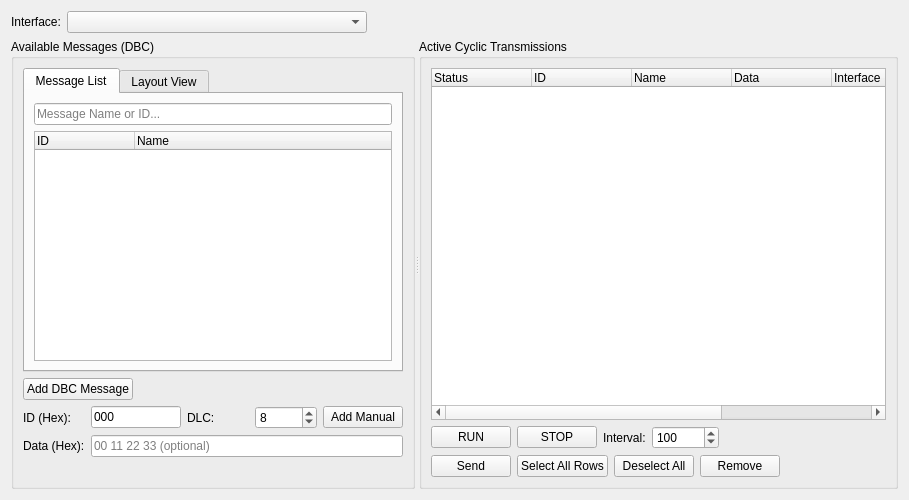
<?xml version="1.0" encoding="UTF-8"?>
<ui version="4.0">
 <class>TxGeneratorWindow</class>
 <widget class="QWidget" name="TxGeneratorWindow">
  <property name="geometry">
   <rect>
    <x>0</x>
    <y>0</y>
    <width>909</width>
    <height>500</height>
   </rect>
  </property>
  <property name="minimumSize">
   <size>
    <width>420</width>
    <height>150</height>
   </size>
  </property>
  <property name="windowTitle">
   <string>Generator</string>
  </property>
  <layout class="QVBoxLayout" name="verticalLayoutMain">
   <item>
    <layout class="QHBoxLayout" name="horizontalLayoutTop">
     <item>
      <widget class="QLabel" name="labelInterface">
       <property name="text">
        <string>Interface:</string>
       </property>
      </widget>
     </item>
     <item>
      <widget class="QComboBox" name="comboBoxInterface">
       <property name="minimumSize">
        <size>
         <width>300</width>
         <height>0</height>
        </size>
       </property>
      </widget>
     </item>
     <item>
      <spacer name="horizontalSpacer_Top">
       <property name="orientation">
        <enum>Qt::Horizontal</enum>
       </property>
       <property name="sizeHint" stdset="0">
        <size>
         <width>40</width>
         <height>20</height>
        </size>
       </property>
      </spacer>
     </item>
    </layout>
   </item>
   <item>
    <widget class="QSplitter" name="splitter">
     <property name="orientation">
      <enum>Qt::Horizontal</enum>
     </property>
     <widget class="QGroupBox" name="groupBoxAvailable">
      <property name="title">
       <string>Available Messages (DBC)</string>
      </property>
      <layout class="QVBoxLayout" name="verticalLayoutAvailable">
       <item>
        <widget class="QTabWidget" name="tabWidgetAvailable">
         <property name="currentIndex">
          <number>0</number>
         </property>
         <widget class="QWidget" name="tabMessageList">
          <attribute name="title">
           <string>Message List</string>
          </attribute>
          <layout class="QVBoxLayout" name="verticalLayoutTabList">
           <item>
            <widget class="QLineEdit" name="lineEditSearchAvailable">
             <property name="placeholderText">
              <string>Message Name or ID...</string>
             </property>
            </widget>
           </item>
           <item>
            <widget class="QTreeWidget" name="treeAvailable">
             <column>
              <property name="text">
               <string>ID</string>
              </property>
             </column>
             <column>
              <property name="text">
               <string>Name</string>
              </property>
             </column>
            </widget>
           </item>
          </layout>
         </widget>
         <widget class="QWidget" name="tabLayoutView">
          <attribute name="title">
           <string>Layout View</string>
          </attribute>
          <layout class="QVBoxLayout" name="verticalLayoutLayoutRoot">
           <item>
            <layout class="QHBoxLayout" name="horizontalLayoutLayoutControls">
             <item>
              <widget class="QLabel" name="labelZoom">
               <property name="text">
                <string>Zoom:</string>
               </property>
              </widget>
             </item>
             <item>
              <widget class="QSlider" name="sliderLayoutZoom">
               <property name="minimum">
                <number>50</number>
               </property>
               <property name="maximum">
                <number>200</number>
               </property>
               <property name="value">
                <number>100</number>
               </property>
               <property name="orientation">
                <enum>Qt::Horizontal</enum>
               </property>
              </widget>
             </item>
             <item>
              <widget class="QCheckBox" name="cbLayoutCompact">
               <property name="text">
                <string>Compact Mode</string>
               </property>
              </widget>
             </item>
             <item>
              <spacer name="horizontalSpacer_Layout">
               <property name="orientation">
                <enum>Qt::Horizontal</enum>
               </property>
               <property name="sizeHint" stdset="0">
                <size>
                 <width>40</width>
                 <height>20</height>
                </size>
               </property>
              </spacer>
             </item>
            </layout>
           </item>
           <item>
            <widget class="QScrollArea" name="scrollAreaLayout">
             <property name="widgetResizable">
              <bool>true</bool>
             </property>
             <widget class="QWidget" name="scrollAreaWidgetContents">
              <property name="geometry">
               <rect>
                <x>0</x>
                <y>0</y>
                <width>403</width>
                <height>191</height>
               </rect>
              </property>
              <layout class="QVBoxLayout" name="verticalLayoutTabLayout">
               <property name="leftMargin">
                <number>0</number>
               </property>
               <property name="topMargin">
                <number>0</number>
               </property>
               <property name="rightMargin">
                <number>0</number>
               </property>
               <property name="bottomMargin">
                <number>0</number>
               </property>
              </layout>
             </widget>
            </widget>
           </item>
          </layout>
         </widget>
        </widget>
       </item>
       <item>
        <layout class="QHBoxLayout" name="horizontalLayoutAvailableControls">
         <item>
          <widget class="QPushButton" name="btnAddToList">
           <property name="text">
            <string>Add DBC Message</string>
           </property>
           <property name="toolTip">
            <string>Add the selected DBC message (double-click the list also adds it)</string>
           </property>
          </widget>
         </item>
         <item>
          <spacer name="horizontalSpacer_3">
           <property name="orientation">
            <enum>Qt::Horizontal</enum>
           </property>
           <property name="sizeHint" stdset="0">
            <size>
             <width>40</width>
             <height>20</height>
            </size>
           </property>
          </spacer>
         </item>
        </layout>
       </item>
       <item>
        <layout class="QGridLayout" name="gridLayoutManual">
         <item row="0" column="0">
          <widget class="QLabel" name="labelManualId">
           <property name="text">
            <string>ID (Hex):</string>
           </property>
          </widget>
         </item>
         <item row="0" column="1">
          <widget class="QLineEdit" name="lineManualId">
           <property name="minimumSize">
            <size>
             <width>70</width>
             <height>0</height>
            </size>
           </property>
           <property name="maximumSize">
            <size>
             <width>90</width>
             <height>16777215</height>
            </size>
           </property>
           <property name="inputMask">
            <string>HHHHHHHH</string>
           </property>
           <property name="text">
            <string>000</string>
           </property>
          </widget>
         </item>
         <item row="0" column="2">
          <widget class="QLabel" name="labelManualDlc">
           <property name="text">
            <string>DLC:</string>
           </property>
          </widget>
         </item>
         <item row="0" column="3">
          <widget class="QSpinBox" name="spinManualDlc">
           <property name="maximum">
            <number>64</number>
           </property>
           <property name="value">
            <number>8</number>
           </property>
          </widget>
         </item>
         <item row="0" column="4">
          <widget class="QPushButton" name="btnAddManual">
           <property name="text">
            <string>Add Manual</string>
           </property>
           <property name="toolTip">
            <string>Add a message; Enter in the ID or Data field also adds it</string>
           </property>
          </widget>
         </item>
         <item row="1" column="0">
          <widget class="QLabel" name="labelManualData">
           <property name="text">
            <string>Data (Hex):</string>
           </property>
          </widget>
         </item>
         <item row="1" column="1" colspan="4">
          <widget class="QLineEdit" name="lineManualData">
           <property name="placeholderText">
            <string>00 11 22 33 (optional)</string>
           </property>
          </widget>
         </item>
        </layout>
       </item>
       <item>
        <widget class="QLabel" name="labelManualHint">
         <property name="text">
          <string/>
         </property>
         <property name="wordWrap">
          <bool>true</bool>
         </property>
        </widget>
       </item>
      </layout>
     </widget>
     <widget class="QGroupBox" name="groupBoxActive">
      <property name="title">
       <string>Active Cyclic Transmissions</string>
      </property>
      <layout class="QVBoxLayout" name="verticalLayoutActive">
       <item>
        <widget class="QTreeWidget" name="treeActive">
         <property name="contextMenuPolicy">
          <enum>Qt::CustomContextMenu</enum>
         </property>
         <property name="editTriggers">
          <set>QAbstractItemView::NoEditTriggers</set>
         </property>
         <property name="selectionMode">
          <enum>QAbstractItemView::ExtendedSelection</enum>
         </property>
         <column>
          <property name="text">
           <string>Status</string>
          </property>
         </column>
         <column>
          <property name="text">
           <string>ID</string>
          </property>
         </column>
         <column>
          <property name="text">
           <string>Name</string>
          </property>
         </column>
         <column>
          <property name="text">
           <string>Data</string>
          </property>
         </column>
         <column>
          <property name="text">
           <string>Interface</string>
          </property>
         </column>
         <column>
          <property name="text">
           <string>DLC</string>
          </property>
         </column>
         <column>
          <property name="text">
           <string>Interval (ms)</string>
          </property>
         </column>
        </widget>
       </item>
       <item>
        <layout class="QHBoxLayout" name="horizontalLayoutActiveControls">
         <item>
          <widget class="QPushButton" name="btnBulkRun">
           <property name="text">
            <string>RUN</string>
           </property>
           <property name="checkable">
            <bool>true</bool>
           </property>
          </widget>
         </item>
         <item>
          <widget class="QPushButton" name="btnBulkStop">
           <property name="text">
            <string>STOP</string>
           </property>
           <property name="checkable">
            <bool>true</bool>
           </property>
          </widget>
         </item>
         <item>
          <widget class="QLabel" name="labelInterval">
           <property name="text">
            <string>Interval:</string>
           </property>
          </widget>
         </item>
         <item>
          <widget class="QSpinBox" name="spinInterval">
           <property name="minimum">
            <number>1</number>
           </property>
           <property name="maximum">
            <number>100000</number>
           </property>
           <property name="value">
            <number>100</number>
           </property>
          </widget>
         </item>
         <item>
          <spacer name="horizontalSpacer_2">
           <property name="orientation">
            <enum>Qt::Horizontal</enum>
           </property>
           <property name="sizeHint" stdset="0">
            <size>
             <width>40</width>
             <height>20</height>
            </size>
           </property>
          </spacer>
         </item>
         <item>
          <widget class="QLabel" name="labelRunStatus">
           <property name="text">
            <string/>
           </property>
          </widget>
         </item>
        </layout>
       </item>
       <item>
        <layout class="QHBoxLayout" name="horizontalLayoutActiveControls2">
         <item>
          <widget class="QPushButton" name="btnSendOnce">
           <property name="text">
            <string>Send</string>
           </property>
          </widget>
         </item>
         <item>
          <widget class="QPushButton" name="btnSelectAll">
           <property name="text">
            <string>Select All Rows</string>
           </property>
          </widget>
         </item>
         <item>
          <widget class="QPushButton" name="btnClearAll">
           <property name="text">
            <string>Deselect All</string>
           </property>
          </widget>
         </item>
         <item>
          <widget class="QPushButton" name="btnRemove">
           <property name="text">
            <string>Remove</string>
           </property>
          </widget>
         </item>
         <item>
          <spacer name="horizontalSpacer_4">
           <property name="orientation">
            <enum>Qt::Horizontal</enum>
           </property>
           <property name="sizeHint" stdset="0">
            <size>
             <width>40</width>
             <height>20</height>
            </size>
           </property>
          </spacer>
         </item>
        </layout>
       </item>
      </layout>
     </widget>
    </widget>
   </item>
  </layout>
 </widget>
 <resources/>
 <connections/>
</ui>
